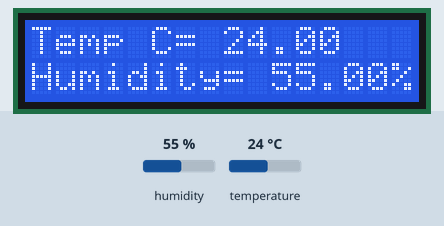
Bench run of a sketch on a simulated Arduino Uno, built with avr-gcc and run on an emulated ATmega328P. On the bench: 16×2 character LCD. The test bench sets the inputs (shaded band); at power-on: humidity 55 %, temperature 24 °C.

Above: at 1.7 s.
1.8 s: humidity set to 22 %
At 3.0 s:
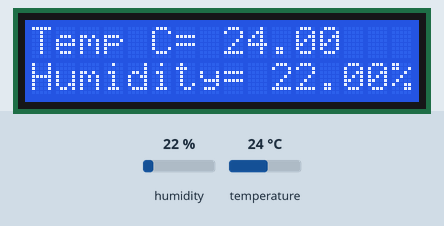
5.1 s: temperature set to 12 °C
At 7.1 s:
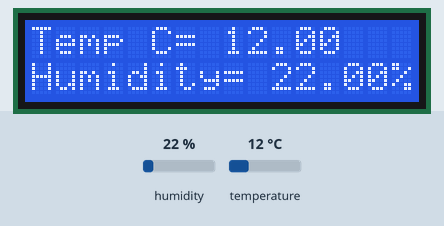
8.2 s: humidity set to 40 %
At 9.1 s:
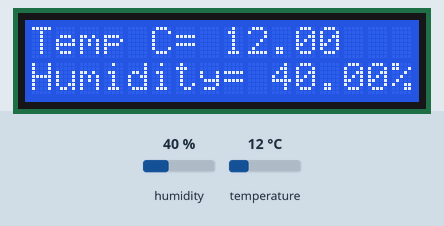
11.0 s: temperature set to 19 °C
At 13.3 s:
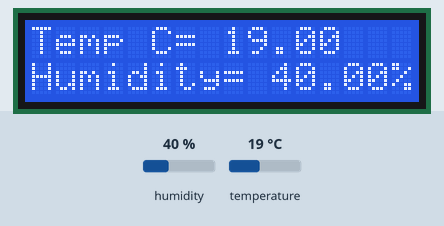
Timing chart, 0 to 14.8 s (numbered marks = the images above; inputs shaded):
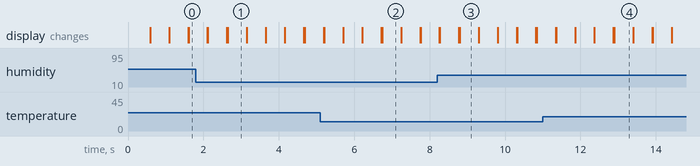

Measured:
- after the input at 1.8 s, the display: first differs from a run without the input after 0.84 s (image 1)
- after the input at 5.1 s, the display: first differs from a run without the input after 1.6 s (image 2)
- after the input at 8.2 s, the display: first differs from a run without the input after 0.60 s (image 3)
- after the input at 11.0 s, the display: first differs from a run without the input after 1.9 s (image 4)
- what the display in image 1 shows lasts 0.5 s, from 2.6 s to 3.1 s

The sketch:

52-Portable-Sensor.ino
```cpp
/**
 * Lesson 52 - DHT11 LCD Display

 Modifying the physical circuit from L. 51 to make it portable.
 I would need an arduino nano but I don't have one.
 */

#include <LiquidCrystal.h>
#include <DHT.h>
#define Type DHT11

int sensePin = 2;
float tempC;
float tempF;
float humidity;

int rs = 7;
int en = 8;
int d4 = 9;
int d5 = 10;
int d6 = 11;
int d7 = 12;

DHT HT(sensePin, Type);
LiquidCrystal lcd(rs,en,d4,d5,d6,d7);

int setTime = 500;

void setup() {
  Serial.begin(9600);
  HT.begin();
  delay(setTime);
  lcd.begin(16,2);
}

void loop() {
  humidity = HT.readHumidity();
  tempC = HT.readTemperature();
  tempF = HT.readTemperature(true);

  lcd.setCursor(0, 0);
  lcd.print("Temp C= ");
  lcd.print(tempC);
  lcd.setCursor(0, 1);
  lcd.print("Humidity= ");
  lcd.print(humidity);
  lcd.print("%");
  delay(500);
  lcd.clear();
}
```
